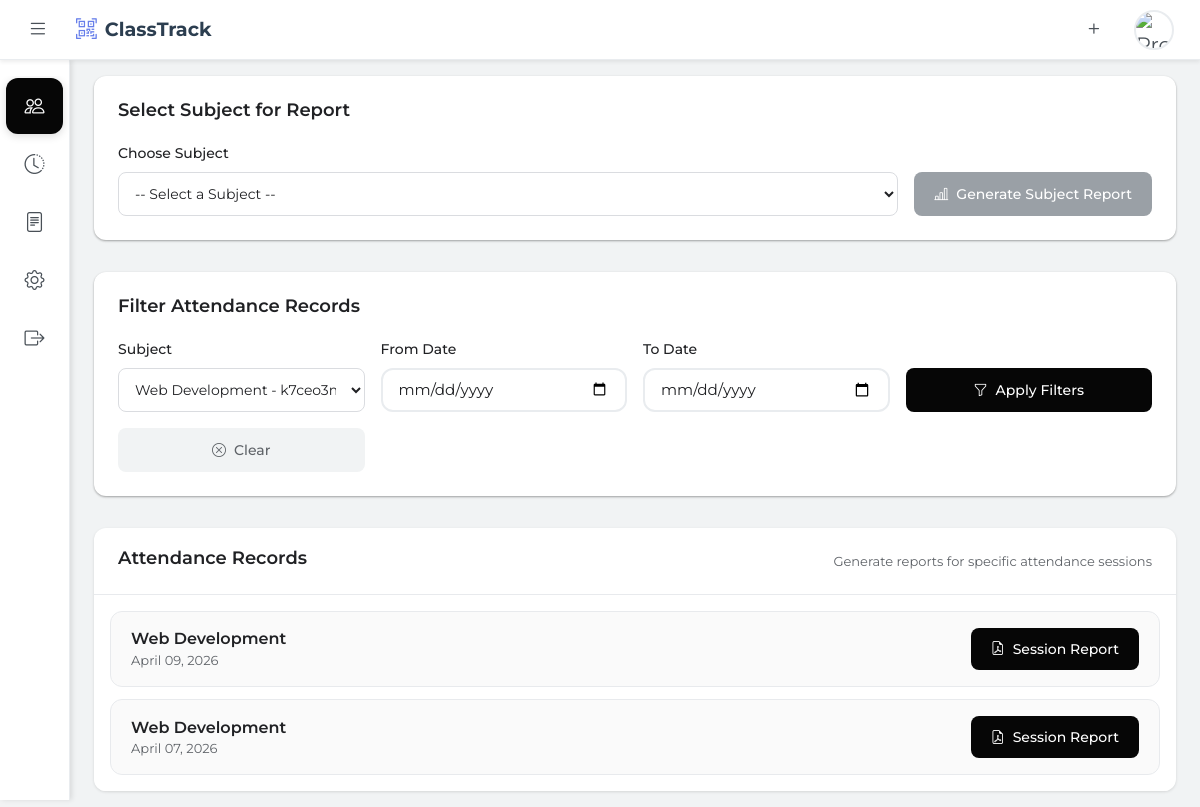
Screenshot of /teacher/reports.php?subject=19 (signed in) with the database file from the repository.
### tables this page shows
CREATE TABLE `attendancesessions` (
  `SessionID` int(11) NOT NULL,
  `SubjectID` int(11) NOT NULL,
  `SessionDate` date NOT NULL,
  `StartTime` time NOT NULL,
  `EndTime` time DEFAULT NULL,
  `Status` enum('Active','Closed') DEFAULT 'Active'
);

CREATE TABLE `subjects` (
  `SubjectID` int(11) NOT NULL,
  `SubjectCode` varchar(20) NOT NULL,
  `SubjectName` varchar(100) NOT NULL,
  `TeacherID` int(11) NOT NULL,
  `Schedule` varchar(100) DEFAULT NULL,
  `ClassName` varchar(100) NOT NULL,
  `SectionName` varchar(50) NOT NULL
);

### teacher/reports.php (the view, shortened to what this page needs)
<?php
require_once '../config/database.php';
$teacher_id = null;
try {
    $stmt = $db->prepare("SELECT t.TeacherID FROM teachers t JOIN users u ON t.UserID = u.UserID WHERE u.UserID = ? AND u.Role = 'Teacher'");
    $stmt->execute([$_SESSION['user_id']]);
    $teacher_data = $stmt->fetch();
    $teacher_id = $teacher_data ? $teacher_data['TeacherID'] : null;
} catch(PDOException $e) {
    error_log("Error getting teacher ID: " . $e->getMessage());
}
$subjects = [];
if ($teacher_id) {
    try {
        $stmt = $db->prepare("SELECT SubjectID, SubjectCode, SubjectName, ClassName, SectionName FROM subjects WHERE TeacherID = ? ORDER BY SubjectName");
        $stmt->execute([$teacher_id]);
        $subjects = $stmt->fetchAll();
    } catch(PDOException $e) {
        error_log("Error getting subjects: " . $e->getMessage());
    }
}
$filter_subject = $_GET['subject'] ?? '';
$reports = [];
if ($teacher_id && !empty($subjects)) {
    try {
        $subject_ids = array_column($subjects, 'SubjectID');
        $placeholders = str_repeat('?,', count($subject_ids) - 1) . '?';
        $where_conditions = ["asess.SubjectID IN ($placeholders)"];
        $params = $subject_ids;
        if (!empty($filter_subject)) {
            $where_conditions[] = "asess.SubjectID = ?";
            $params[] = $filter_subject;
        }
        $where_clause = implode(' AND ', $where_conditions);
        $stmt = $db->prepare("
            SELECT
                asess.SessionID,
                asess.SubjectID,
                asess.SessionDate,
                asess.StartTime,
                asess.EndTime,
                asess.Status,
                s.SubjectCode,
                s.SubjectName,
                s.ClassName,
                s.SectionName,
                COUNT(DISTINCT ar.RecordID) as present_count,
                0 as late_count,
                COUNT(DISTINCT ar.RecordID) as total_students
            FROM attendancesessions asess
            LEFT JOIN attendancerecords ar ON asess.SessionID = ar.SessionID AND ar.AttendanceStatus IN ('Present', 'Late')
            LEFT JOIN subjects s ON asess.SubjectID = s.SubjectID
            WHERE $where_clause
            GROUP BY asess.SessionID, asess.SubjectID, asess.SessionDate, asess.StartTime, asess.EndTime, asess.Status,
                     s.SubjectCode, s.SubjectName, s.ClassName, s.SectionName
            ORDER BY asess.SessionDate DESC, asess.StartTime DESC
        ");
        $stmt->execute($params);
        $reports = $stmt->fetchAll();
    } catch(PDOException $e) {
        error_log("Error getting reports: " . $e->getMessage());
    }
}
?>
<!DOCTYPE html>
<html lang="en">
<head>
    <link href="https://cdn.jsdelivr.net/npm/bootstrap@5.3.0/dist/css/bootstrap.min.css" rel="stylesheet">
    <link rel="stylesheet" href="https://cdn.jsdelivr.net/npm/bootstrap-icons@1.11.0/font/bootstrap-icons.css">
    <link rel="stylesheet" href="../assets/css/navbar.css">
    <link rel="stylesheet" href="../assets/css/sidebar.css">
    <link rel="stylesheet" href="../assets/css/reports.css?v=4">
    <link rel="stylesheet" href="../assets/css/toast.css">
</head>
<body>
    <?php include '../assets/components/navbar.php'; ?>
    <?php include '../assets/components/sidebar.php'; ?>
    <main class="main-content">
        <div class="container-fluid reports-container">
            <div class="subject-selection-section">
                <div class="selection-container">
                    <div class="selection-header">
                        <h3 class="selection-title">Select Subject for Report</h3>
                    </div>
                    <div class="selection-controls">
                        <div class="selection-group">
                            <label for="subjectSelect" class="selection-label">Choose Subject</label>
                            <select id="subjectSelect" class="selection-select">
                                <option value="">-- Select a Subject --</option>
                            </select>
                        </div>
                        <button class="btn-generate-summary" onclick="generateSubjectReport()" disabled>
                            <i class="bi bi-bar-chart-line me-2"></i>Generate Subject Report
                        </button>
                    </div>
                </div>
            </div>
            <div class="filter-section">
                <div class="filter-container">
                    <div class="filter-header">
                        <h3 class="filter-title">Filter Attendance Records</h3>
                    </div>
                    <div class="filter-controls">
                        <div class="filter-group">
                            <label for="filterSubject" class="filter-label">Subject</label>
                            <select class="filter-select" id="filterSubject">
                                <?php foreach ($subjects as $subject): ?>
                                <option value="<?php echo $subject['SubjectID']; ?>">
                                    <?php echo htmlspecialchars($subject['SubjectName'] . ' - ' . $subject['SubjectCode']); ?>
                                </option>
                                <?php endforeach; ?>
                            </select>
                        </div>
                        <div class="filter-group">
                            <label for="filterDateFrom" class="filter-label">From Date</label>
                            <input type="date" class="form-control" id="filterDateFrom">
                        </div>
                        <div class="filter-group">
                            <label for="filterDateTo" class="filter-label">To Date</label>
                            <input type="date" class="form-control" id="filterDateTo">
                        </div>
                                                <button class="btn-filter-apply" onclick="applyFilters()">
                            <i class="bi bi-funnel me-2"></i>Apply Filters
                        </button>
                        <button class="btn-filter-clear" onclick="clearFilters()">
                            <i class="bi bi-x-circle me-2"></i>Clear
                        </button>
                    </div>
                </div>
            </div>
            <div class="reports-section">
                <div class="section-header">
                    <h3>Attendance Records</h3>
                    <p class="section-subtitle">Generate reports for specific attendance sessions</p>
                </div>
                <div class="sessions-list">
                    <?php if (empty($reports)): ?>
                        <div class="empty-state-container">
                            <div class="empty-state-message">
                                <div class="empty-state-icon">
                                    <i class="bi bi-file-text"></i>
                                </div>
                                <h3 class="empty-state-title">No Sessions Found</h3>
                                <p class="empty-state-description">No attendance sessions have been conducted yet. Go to your dashboard and start an attendance session for any of your classes to generate reports.</p>
                            </div>
                        </div>
                    <?php else: ?>
                        <?php foreach ($reports as $report): ?>
                        <div class="session-item">
                            <div class="session-info">
                                <h4 class="session-subject"><?php echo htmlspecialchars($report['SubjectName']); ?></h4>
                                <p class="session-date"><?php echo date('F d, Y', strtotime($report['SessionDate'])); ?></p>
                            </div>
                            <button class="btn-generate-report" onclick="generateReport(<?php echo $report['SessionID']; ?>)">
                                <i class="bi bi-file-earmark-pdf me-2"></i>Session Report
                            </button>
                        </div>
                        <?php endforeach; ?>
                    <?php endif; ?>
                </div>
            </div>
        </div>
    </main>
</body>
</html>

### assets/css/navbar.css (style rules this page uses)
* { margin: 0; padding: 0; box-sizing: border-box; }
body { font-family: 'Montserrat', sans-serif; background-color: #F2F3F4; padding-top: 60px; transition: margin-left 0.3s ease; }
.form-control { border: 2px solid #e9ecef; border-radius: 12px; padding: 0.75rem 1rem; font-size: 0.95rem; transition: all 0.3s ease; font-family: 'Montserrat', sans-serif; }
.form-control::placeholder { color: #adb5bd; font-style: italic; }
* { transition: color 0.3s ease, background-color 0.3s ease, border-color 0.3s ease, box-shadow 0.3s ease, transform 0.3s ease; }

### assets/css/sidebar.css (style rules this page uses)
:root { --sidebar-width: 70px; --main-content-margin: 70px; }
.main-content { margin-left: var(--main-content-margin) !important; }
@media (min-width: 1200px) { .main-content { margin-left: 70px; } }

### rows the page displays
attendancesessions: SubjectID.SubjectName "Web Development", SessionDate "April 09, 2026"
attendancesessions: SubjectID.SubjectName "Web Development", SessionDate "April 07, 2026"

### other values shown
form field value "Web Development - k7ceo3m2"
